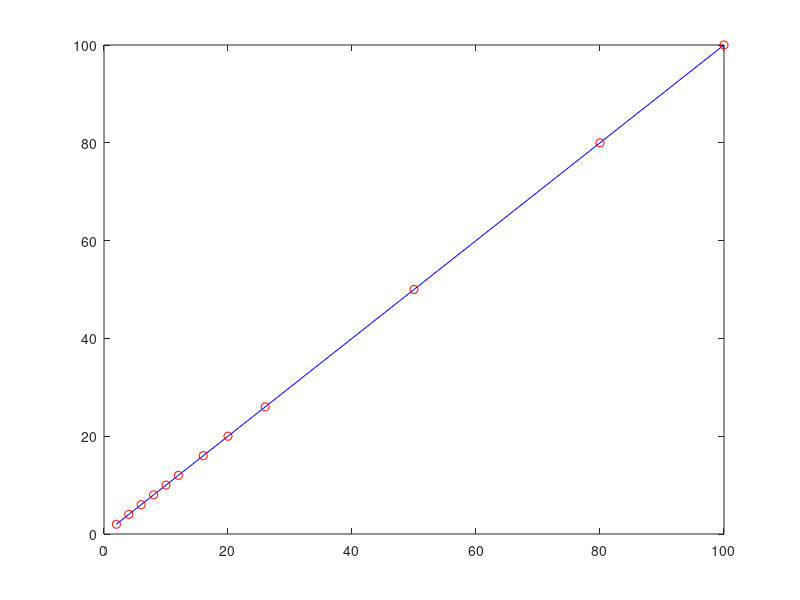

Write the MATLAB code that produced this figure.
x = [2,4,6, 8, 10,12,16,20, 26, 50, 80, 100];y=[2,4,6, 8, 10,12,16,20, 26, 50, 80, 100];plot(x, y, 'b-', x, y, 'or');